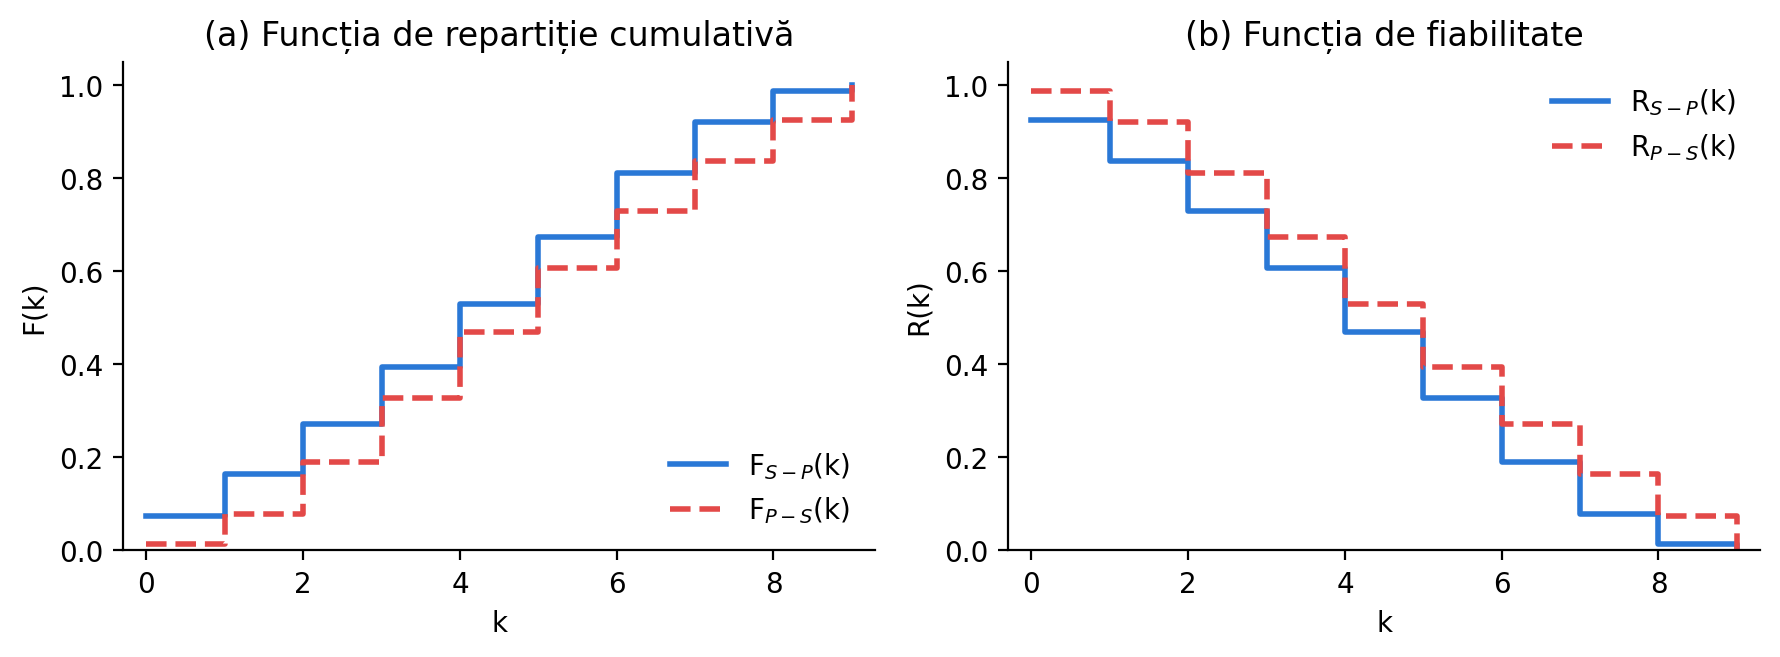

Source code (Python):
import numpy as np
import matplotlib.pyplot as plt

plt.rcParams.update({'font.size': 10, 'font.family': 'DejaVu Sans'})

lam = 2.499530666667
M = 3

def F_base(i): return (i+1)/10
def F_SP(i): return 1 - (1 - (np.exp(lam*F_base(i))-1)/(np.exp(lam)-1))**M
def F_PS(i): return (1 - (np.exp(lam*(1-F_base(i)))-1)/(np.exp(lam)-1))**M

k = np.arange(0,10)
Fsp = np.array([F_SP(i) for i in k])
Fps = np.array([F_PS(i) for i in k])
Rsp = 1 - Fsp
Rps = 1 - Fps

fig, axes = plt.subplots(1, 2, figsize=(9, 3.4))

ax = axes[0]
ax.step(k, Fsp, where='post', color='#2a78d6', linewidth=2, label='F$_{S-P}$(k)')
ax.step(k, Fps, where='post', color='#e34948', linewidth=2, linestyle='--', label='F$_{P-S}$(k)')
ax.set_xlabel('k')
ax.set_ylabel('F(k)')
ax.set_title('(a) Funcția de repartiție cumulativă')
ax.legend(frameon=False, loc='lower right')
ax.set_xlim(-0.3, 9.3)
ax.set_ylim(0, 1.05)
ax.spines[['top','right']].set_visible(False)

ax = axes[1]
ax.step(k, Rsp, where='post', color='#2a78d6', linewidth=2, label='R$_{S-P}$(k)')
ax.step(k, Rps, where='post', color='#e34948', linewidth=2, linestyle='--', label='R$_{P-S}$(k)')
ax.set_xlabel('k')
ax.set_ylabel('R(k)')
ax.set_title('(b) Funcția de fiabilitate')
ax.legend(frameon=False, loc='upper right')
ax.set_xlim(-0.3, 9.3)
ax.set_ylim(0, 1.05)
ax.spines[['top','right']].set_visible(False)

plt.tight_layout()
plt.savefig('fig1_cdf_reliability.png', dpi=200, bbox_inches='tight')
print("saved fig1")
